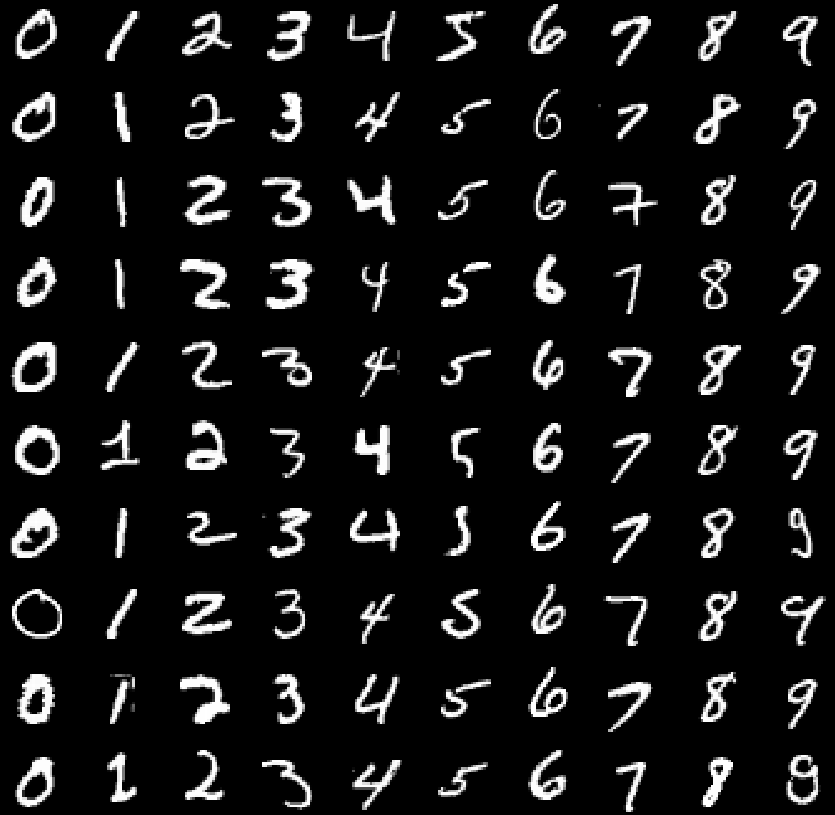

Reproduce this figure in Python.
# %%
import time
import itertools
import numpy as np
import scipy.sparse
import matplotlib.pyplot as plt
from torchvision.datasets import MNIST
from sklearn.utils import gen_batches
from sklearn.svm import LinearSVC
from pcanet import PCANet

# %%
# load data (10000 training, 50000 testing)
n_train = 10000
n_test = 50000
train_set = MNIST('datasets', download=True)
train_set_X = train_set.data[:n_train].float().div(255.0)
train_set_y = train_set.targets[:n_train]
test_set_X = train_set.data[n_train:n_train + n_test].float().div(255.0)
test_set_y = train_set.targets[n_train:n_train + n_test]

# %%
# visualization
nclasses = 10  # number of classes to visualize
nexamples = 10  # number of examples for each class

# Chosing indices from training set images
img_idx = [np.where(train_set_y == class_id)[0][0:nexamples]
           for class_id in range(nclasses)]

# Creating plot with subplots
fig, ax = plt.subplots(nclasses, nexamples, figsize=(15, 15))
fig.set_facecolor('black')
for i, class_id in itertools.product(range(nexamples), range(nclasses)):
    ax[i, class_id].imshow(train_set_X[img_idx[class_id][i]], cmap='gray')
    ax[i, class_id].get_xaxis().set_visible(False)
    ax[i, class_id].get_yaxis().set_visible(False)

plt.savefig('mnist.png', bbox_inches='tight', facecolor='black', pad_inches=0)
plt.show()

# %%
# Convert to NCHW
train_set_X = train_set_X[:, None, ...]
test_set_X = test_set_X[:, None, ...]

# %%
print(' ====== PCANet Training ======= ')
net = PCANet([8, 8], 7, 7, 0.5)
time_start = time.time()
train_features = net.extract_features(train_set_X)
train_features = scipy.sparse.csr_matrix(train_features)
time_end = time.time()
print('Time cost %.2f s' % (time_end - time_start))
del train_set_X

#%%
#visualize PCA filter banks
fig, ax = plt.subplots(2, 8, figsize=(16, 4), facecolor='black')
for stage, i in itertools.product(range(2), range(8)):
    filter_bank = eval('net.W_' + str(stage + 1))[:, i].reshape(7, 7)
    ax[stage, i].imshow(filter_bank, cmap='gray')
    ax[stage, i].get_xaxis().set_visible(False)
    ax[stage, i].get_yaxis().set_visible(False)
plt.subplots_adjust(0, 0, 1, 1)
fig.savefig('mnist_filter_bank.png', facecolor='black', bbox_inches='tight', pad_inches=0)
plt.show()

# %%
print(' ====== Training Linear SVM Classifier ======= ')
time_start = time.time()
svm = LinearSVC()
svm.fit(train_features, train_set_y)
time_end = time.time()
print('Time cost %.2f s' % (time_end - time_start))
del train_features, train_set_y

# %%
print(' ====== PCANet Testing ======= ')
batch_size = 4096
n_correct = 0
for batch in gen_batches(n_test, batch_size):
    test_features = net.extract_features(test_set_X[batch], False)
    test_features = scipy.sparse.csr_matrix(test_features)
    pred_labels = svm.predict(test_features)
    n_correct += np.sum(pred_labels == test_set_y[batch].numpy())
print("Total accuracy = %g%% (%d/%d) (classification)" %
      (n_correct / n_test, n_correct, n_test))
